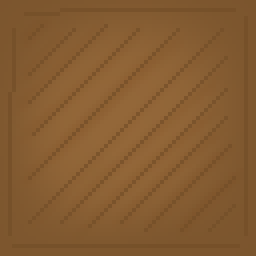
#> input picture 64bits/sprites/madera.png, 64 x 64 px (shown 4 times larger)
$ python images.py
#> lines starting #> are read from the running program, lines starting #| are printed output that depends on the picture
import numpy as np
import tablero
import cv2
import os

step = 64 # tamaño de cada cuadrado

tabla_alto = len(tablero.tabla)         # alto del tablero
tabla_ancho = len(tablero.tabla[0])     # ancho del tablero


def addd(capa, y, x, img1, img2):       # funcion que suma la imagen 2 sobre la imagen 1
#> called with capa = 0, y = 0, x = 0
    y *= step
#> y = 0
    x *= step
    alto = len(img2)
#> alto = 64
    ancho = len(img2[0])
#> ancho = 64
    if ((y + alto <= len(img1)) and (x + ancho <= len(img1[0]))):   # revisa que la imagen 2 no se salga de los margenes de la imagen 1
        if capa == 0:                                               # si es la primera capa solo reemplaza
            for n in range(alto):
                for m in range(ancho):
                    img1[y + n][x + m] = img2[n][m]
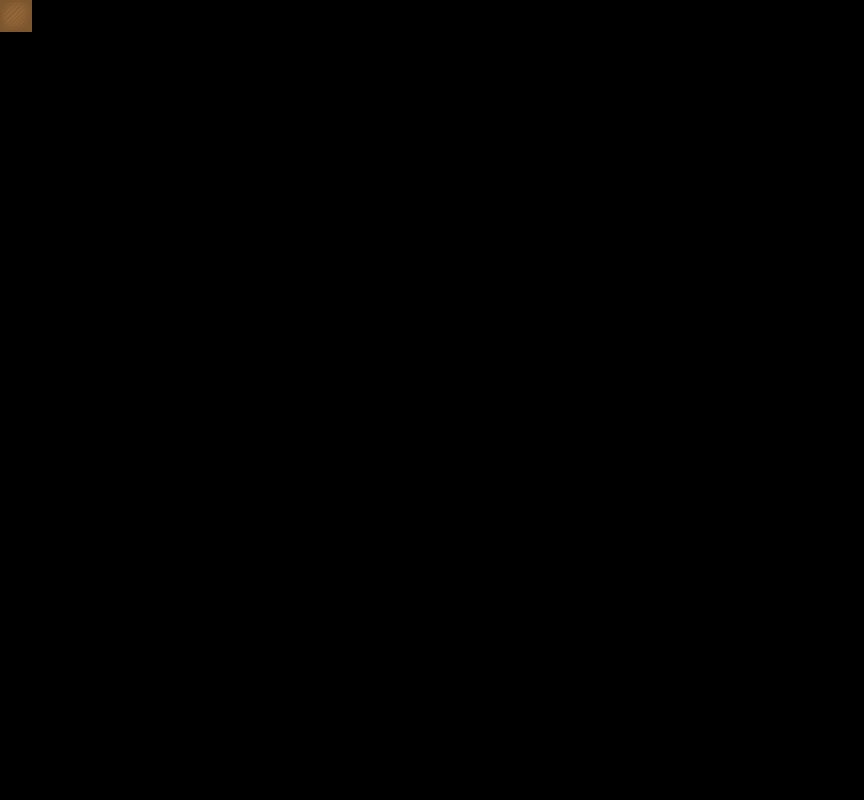
#> img1: shape (1600, 1728, 4) (shown at 1/2 size); mean of channels 0, 1, 2, 3 0.1, 0.1, 0.2, 0.4; drawn as B, G, R

        elif capa == 1:                                             # si es una capa superior suma los valores teniendo en cuenta el alpha
            for n in range(alto):
                for m in range(ancho):
                    down = (img1[y + n][x + m]) * (1-(img2[n][m][3]/255))
                    up =   (img2[n][m]) * (img2[n][m][3]/255)
                    img1[y + n][x + m] = (down + up)

def init():
    os.system('cls' if os.name == 'nt' else 'clear')                # limpia el terminal
    print('cargando mapa...')

    map1 = np.zeros((tabla_alto * step, tabla_ancho * step, 4), np.uint8)       # crea el primer mapa (piso)
    map2 = np.zeros((tabla_alto * step, tabla_ancho * step, 4), np.uint8)

    for nn in range(tabla_alto):
        for mm in range(tabla_ancho):
            if 8 <= nn:
                addd(0, nn, mm, map1, np.array(cv2.imread('sprites/goma.png', cv2.IMREAD_UNCHANGED)))
            else:
                addd(0, nn, mm, map1, np.array(cv2.imread('sprites/madera.png', cv2.IMREAD_UNCHANGED)))     # crea sa base del primer mapa solo con madera

    for nn in range(tabla_alto):

        for mm in range(tabla_ancho):
            addd(1, nn, mm, map1, np.array(cv2.imread(f'sprites/{tablero.tabla[nn][mm][1]}', cv2.IMREAD_UNCHANGED)))    # con la funcion add suma las imagenes

            addd(1, nn, mm, map2, np.array(cv2.imread(f'sprites/{tablero.tabla[nn][mm][2]}', cv2.IMREAD_UNCHANGED)))

    cv2.imwrite('map1.png', map1)
    cv2.imwrite('map2.png', map2)

    cv2.waitKey(0)
    cv2.destroyAllWindows()

#> (the run stopped early here; a loop or call above may not have finished)
